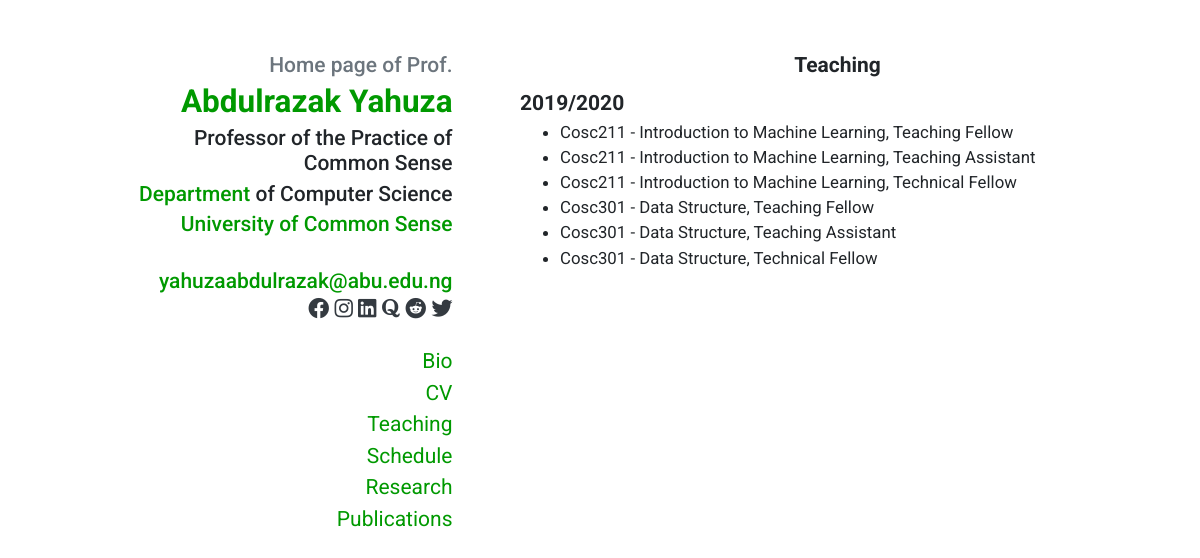
Screenshot of /staff/abdullyahuza/teaching with the database file from the repository.
### tables this page shows
CREATE TABLE `staff_details` (
  `id` int(11) NOT NULL,
  `user_id` int(11) NOT NULL,
  `title` varchar(20) NOT NULL,
  `firstName` varchar(20) NOT NULL,
  `middleName` varchar(20) NOT NULL,
  `lastName` varchar(20) NOT NULL,
  `email` varchar(50) NOT NULL,
  `gsm` varchar(13) NOT NULL,
  `department` varchar(50) NOT NULL,
  `taking` varchar(50) NOT NULL,
  `field` varchar(100) NOT NULL,
  `bio` text NOT NULL,
  `teaching` text NOT NULL,
  `schedule` text NOT NULL,
  `research` text NOT NULL,
  `publications` text NOT NULL,
  `img` varchar(20) NOT NULL
);

### sslogin/classes/Input.php (called while the page is built, shortened)
<?php
class Input {
    public static function get($item) {
        if (isset($_POST[$item])) {
            return $_POST[$item];
        } else if (isset($_GET[$item])) {
            return $_GET[$item];
        }
        return '';
    }
}

### sslogin/classes/Config.php (called while the page is built)
<?php
class Config {
    public static function get($path = null) {
        if($path) {
            $config = $GLOBALS['config'];
            $path = explode('/', $path);
            foreach ($path as $bit) {
                if (isset($config[$bit])) {
                    $config = $config[$bit];
                }
            }
            return $config;
        }
        return false;
    }
}

### sslogin/classes/DB.php (called while the page is built, shortened)
<?php
class DB {
    private static $_instance = null;
    private $_pdo,
            $_query,
            $_error = false,
            $_results,
            $_count = 0;
    private function __construct() {
        try {
            $this->_pdo = new PDO('mysql:host=' .Config::get('mysql/host'). ';dbname=' .Config::get('mysql/db'), Config::get('mysql/username'), Config::get('mysql/password'));
        } catch(PDOException $e) {
            die($e.getMessage());
        }
    }
    public static function getInstance() {
        if(!isset(self::$_instance)) {
            self::$_instance = new DB();
        }
        return self::$_instance;
    }
    public function query($sql, $params = array()) {
        $this->_error = false;
        if($this->_query = $this->_pdo->prepare($sql)) {
            $x = 1;
            if(count($params)) {
                foreach ($params as $param) {
                    $this->_query->bindValue($x, $param);
                    $x++;
                }
            }
            if($this->_query->execute()) {
                $this->_results = $this->_query->fetchAll(PDO::FETCH_OBJ);
                $this->_count = $this->_query->rowCount();
            } else {
                $this->_error = true;
            }
        }
        return $this;
    }
    public function action($action, $table, $where = array()) {
        if (count($where) === 3) {
            $operators = array('=','>','<','>=','<=');
            $field = $where[0];
            $operator = $where[1];
            $value = $where[2];
            if (in_array($operator, $operators)) {
                 $sql = "{$action} FROM {$table} WHERE {$field} {$operator} ?";
                 if (!$this->query($sql, array($value))->error()) {
                     return $this;
                 }
             }
        }
    }
    public function get($table, $where) {
        return $this->action('SELECT *', $table, $where);
    }
    public function results() {
        return $this->_results;
    }
    public function first() {
        return $this->results()[0];
    }
    public function error() {
        return $this->_error;
    }
    public function count() {
        return $this->_count;
    }
}

### sslogin/classes/User.php (called while the page is built, shortened)
<?php
    class User {
        private $_db,
                $_data,
                $_sessionName,
                $_cookieName,
                $_isLoggedIn;
        public function __construct($user=null) {
            $this->_db = DB::getInstance();
            $this->_sessionName = Config::get('session/session_name');
            if (!$user) {
                if (Session::exists($this->_sessionName)) {
                    $user = Session::get($this->_sessionName);
                    if ($this->find($user)) {
                        $this->_isLoggedIn = true;
                    } else {
                    }
                }
            } else {
                $this->find($user);
            }
        }
        public function find($user = null) {
            if ($user) {
                $field = (is_numeric($user)) ? 'id' : 'username';
                $data = $this->_db->get('users', array($field, '=', $user));
                if ($data->count()) {
                    $this->_data = $data->first();
                    return true;
                }
            }
            return false;
        }
        public function exists() {
            return (!empty($this->_data)) ? true : false;
        }
        public function data() {
            return $this->_data;
        }
    }
 ?>

### sslogin/functions/sanitize.php (called while the page is built)
<?php
function escape($string){
    return htmlentities($string, ENT_QUOTES, 'UTF-8');
}

### dashboard/teaching.php (the view, shortened to what this page needs)
<?php
$username = Input::get('s');
if (!$username) {
    Redirect::to('../error/');
} else {
    $user = new User($username);
    if (!$user->exists()) {
        Redirect::to('../error/');
    } else {
        $data = $user->data();
        $sData = DB::getInstance()->get('staff_details',array('user_id', '=', $data->id))->first();
    ?>
    <?php include 'includes/pages/staff_header.php'; ?>
        <div class="container">
            <div class="row">
                <?php include 'includes/pages/staff_profile_sidebar.php' ?>
                <main class="col-md-7">
                    <h1 style="text-align: center;">Teaching</h1>
                        <?php echo $sData->teaching; ?>
                </main>
            </div>
        </div>
    <?php include 'includes/pages/staff_footer.php'; ?>
<?php
    }
}
?>

### dashboard/includes/pages/staff_profile_sidebar.php (shortened to what this page needs)
<aside class="col-md-5">
    <h2 class="mb-1 text-muted">Home page of <?php echo escape($sData->title); ?></h2>
    <h1 class="mb-1"><a href="/ctve1/staff/<?php echo escape($data->username); ?>/"><?php echo escape($sData->firstName)." ".escape($sData->middleName)." ".escape($sData->lastName); ?></a></h1>
    <h2 class="mb-1 pl-md-5"><?php echo escape($sData->field); ?></h2>
    <h2 class="mb-1 pl-md-5"><a href="../../departments">Department</a> of <?php echo escape($sData->department); ?></h2>
    <h3 class="mb-4"><a href="https://www.kadunapoly.edu.ng/">University of Common Sense</a></h3>
    <h3 class="mb-0"><a href="mailto:<?php echo escape($sData->email); ?>"><?php echo escape($sData->email); ?></a></h3>
    <p class="mb-0">
        <a class="text-dark" href="https://www.facebook.com/<?php echo escape($data->username); ?>"><i class="fab fa-facebook"></i></a>
        <a class="text-dark" href="https://www.instagram.com/<?php echo escape($data->username); ?>"><i class="fab fa-instagram"></i></a>
        <a class="text-dark" href="https://www.linkedin.com/in/<?php echo escape($data->username); ?>"><i class="fab fa-linkedin"></i></a>
        <a class="text-dark" href="https://www.quora.com/profile/<?php echo escape($data->username); ?>"><i class="fab fa-quora"></i></a>
        <a class="text-dark" href="https://www.reddit.com/user/<?php echo escape($data->username); ?>"><i class="fab fa-reddit"></i></a>
        <a class="text-dark" href="https://twitter.com/<?php echo escape($data->username); ?>"><i class="fab fa-twitter"></i></a>
    </p>
    <nav class="d-block mb-4 p-0 navbar navbar-expand-md navbar-light">
        <div class="collapse navbar-collapse" id="navbar">
            <ul class="flex-column ml-md-auto mt-3 nav">
                <li class="nav-item">
                    <a class="nav-link p-0" href="/ctve1/staff/<?php echo escape($data->username); ?>/bio">Bio</a>
                </li>
                <li class="nav-item">
                    <a class="nav-link p-0" href="/ctve1/staff/<?php echo escape($data->username); ?>/cv">CV</a>
                </li>
                <li class="nav-item">
                    <a class="nav-link p-0" href="/ctve1/staff/<?php echo escape($data->username); ?>/teaching">Teaching</a>
                </li>
                <li class="nav-item">
                    <a class="nav-link p-0" href="/ctve1/staff/<?php echo escape($data->username); ?>/schedule">Schedule</a>
                </li>
                <li class="nav-item">
                    <a class="nav-link p-0" href="/ctve1/staff/<?php echo escape($data->username); ?>/research">Research</a>
                </li>
                <li class="nav-item">
                    <a class="nav-link p-0" href="/ctve1/staff/<?php echo escape($data->username); ?>/publications">Publications</a>
                </li>
            </ul>
        </div>
    </nav>
</aside>

### staff/all.css (style rules this page uses)
.fa,.fab,.fad,.fal,.far,.fas { -moz-osx-font-smoothing:grayscale;-webkit-font-smoothing:antialiased;display:inline-block;font-style:normal;font-variant:normal;text-rendering:auto;line-height:1 }
.fa-facebook:before { content:"\f09a" }
.fa-instagram:before { content:"\f16d" }
.fa-linkedin:before { content:"\f08c" }
.fa-quora:before { content:"\f2c4" }
.fa-reddit:before { content:"\f1a1" }
.fa-twitter:before { content:"\f099" }
.fab { font-family:"Font Awesome 5 Brands" }
.fab,.far { font-weight:400 }

### rows the page displays
staff_details: title "Prof.", firstName "Abdulrazak", lastName "Yahuza", field "Professor of the Practice of Common Sense", department "Computer Science", email "yahuzaabdulrazak@abu.edu.ng", teaching "2019/2020 Cosc211 - Introduction to Machine Learning, Teaching Fellow Cosc211 - Introduction to Machine Learning, Teaching Assistant Cosc211 - Introduction to Machine Learning, Technical Fellow Cosc301 - Data Structure, Teaching Fellow Cosc301 - Data Structure, Teaching Assistant Cosc301 - Data Structure, Technical Fellow"
